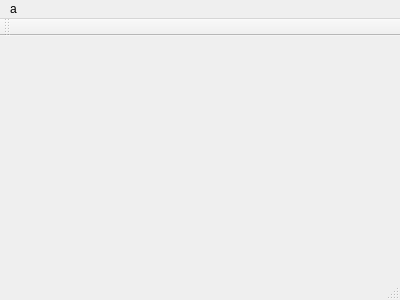
<?xml version="1.0" encoding="UTF-8"?>
<ui version="4.0">
 <class>MainWindow</class>
 <widget class="QMainWindow" name="MainWindow">
  <property name="geometry">
   <rect>
    <x>0</x>
    <y>0</y>
    <width>400</width>
    <height>300</height>
   </rect>
  </property>
  <property name="windowTitle">
   <string>MainWindow</string>
  </property>
  <widget class="QWidget" name="centralWidget"/>
  <widget class="QMenuBar" name="menuBar">
   <property name="geometry">
    <rect>
     <x>0</x>
     <y>0</y>
     <width>400</width>
     <height>17</height>
    </rect>
   </property>
   <widget class="QMenu" name="menuA">
    <property name="title">
     <string>a</string>
    </property>
   </widget>
   <addaction name="menuA"/>
  </widget>
  <widget class="QToolBar" name="mainToolBar">
   <attribute name="toolBarArea">
    <enum>TopToolBarArea</enum>
   </attribute>
   <attribute name="toolBarBreak">
    <bool>false</bool>
   </attribute>
  </widget>
  <widget class="QStatusBar" name="statusBar"/>
 </widget>
 <layoutdefault spacing="6" margin="11"/>
 <resources/>
 <connections/>
</ui>
